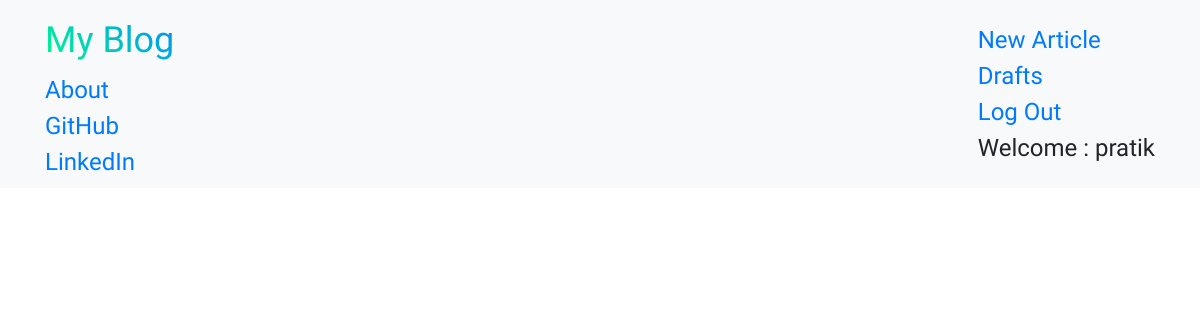
Before: /drafts/ (signed in) with the older database file.
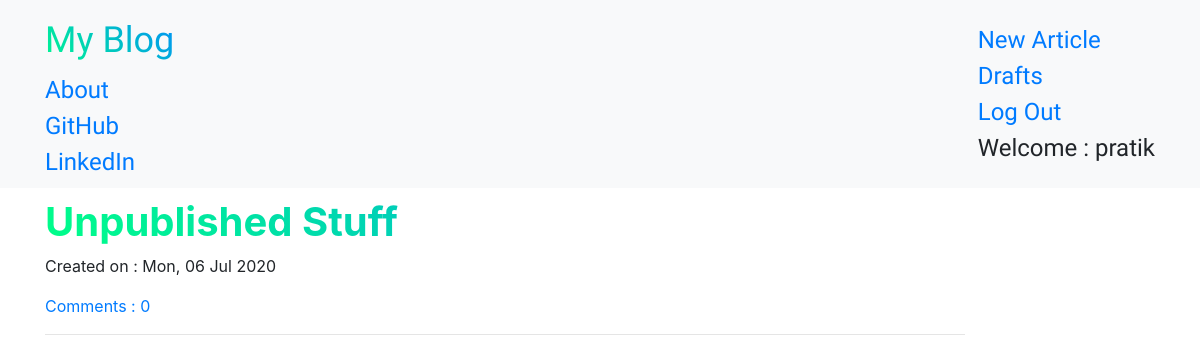
After: the same page with the newer database file.
### BlogApp/models.py (models this page shows, shortened)
class Article(models.Model):
    author = models.ForeignKey('auth.User', on_delete = models.CASCADE)
    title = models.CharField(max_length = 200)
    text = models.TextField()
    create_date = models.DateTimeField(default = timezone.now())
    published_date = models.DateTimeField(blank = True, null = True)
    def approve_comments(self):
        return self.comments.filter(approved_comment = True)

### BlogApp/views.py (the view)
# urls.py: path('drafts/', views.DraftListView.as_view(), name="Draft-List"),
class DraftListView(LoginRequiredMixin, ListView):
    login_url = '/accounts/login/'
    redirect_field_name = 'BlogApp/article_detail.html'
    template_name = 'BlogApp/article_list.html'
    def get_queryset(self):
        return  models.Article.objects.filter(author=self.request.user).filter(published_date__isnull=True).order_by('create_date')

### BlogApp/templates/BlogApp/article_list.html
{% extends 'base.html' %}
	{% block content %}
	<div class="centerstage">
		{% for article in object_list %}
		<div class="article">
			<h1 class="hue"><strong><a href="{% url 'BlogApp:Article-Detail' pk=article.pk %}">{{ article.title }}</a></strong></h1>
			<div class="date">
			{% if article.published_date %}
				<p>Published on : {{ article.published_date|date:"D, d M Y" }}</p>
			{% else %}
				<p>Created on : {{ article.create_date|date:"D, d M Y" }}</p>
			{% endif %}
			</div>
			<a href="{% url 'BlogApp:Article-Detail' pk=article.pk %}">Comments : {{ article.approve_comments.count }}</a>
			<hr>
		</div>
		{% endfor %}
	</div>
	{% endblock %}

### BlogApp/templates/base.html (shortened to what this page needs)
<!DOCTYPE html>
{% load static %}
<html lang="en">
	<head>
		<link rel="stylesheet" href="/static/css/bootstrap/bootstrap.css">
		<link rel="stylesheet" href="/static/css/medium/medium-editor.css">
		<link rel="stylesheet" href="/static/css/medium/themes/default.css">
		<link rel="stylesheet" href="/static/css/hue.css">
		<link rel="stylesheet" href="/static/css/blog.css">
	</head>
	<body>
		<nav class="navbar navbar-light bg-light techfont custom-navbar">
			<div class="container">
				<ul class="nav navbar-nav">
					<li><a class="navbar-brand bigbrand hue" href="{% url 'BlogApp:Article-List' %}">My Blog</a></li>
					<li><a href="{% url 'BlogApp:About' %}">About</a></li>
					<li><a href="https://github.com/PratikGarai" target="_blank">GitHub</a></li>
					<li><a href="https://www.linkedin.com/in/pratik-garai-bab1a4191/" target="_blank">LinkedIn</a></li>
				</ul>
				<ul class="nav navbar-nav navbar-right">
					{% if user.is_authenticated %}
					<li><a href="{% url 'BlogApp:Article-Create' %}">New Article</a></li>
					<li><a href="{% url 'BlogApp:Draft-List' %}">Drafts</a></li>
					<li><a href="{% url 'BlogApp:logout' %}">Log Out</a></li>
					<li><a>Welcome : {{ user.username }}</a></li>
					{% else %}
					<li><a href="{% url 'BlogApp:login' %}"><img src="/static/icons/profile-fill.svg" alt="" class="side-icon"> Log In</a></li>
					{% endif %}
				</ul>
			</div>
		</nav>
		<div class="content container">
			<div class="row">
				<div class="col-sm-10">
					<div class="blog_posts">
						{% block content %}
						{% endblock %}
					</div>
				</div>
			</div>
		</div>
	</body>
</html>

### BlogApp/static/css/hue.css (style rules this page uses)
.hue { filter:hue-rotate(0deg); background :linear-gradient(45deg,#0f8,#08f); -webkit-background-clip: text; -webkit-text-fill-color: transparent; animation:hue 10000ms infinite linear; }

### BlogApp/static/css/blog.css (style rules this page uses)
.techfont { font-family : 'Russo One', sans-serif; font-size : 1.5em; margin-bottom : 10px; }
.bigbrand { font-size : 1.5em; }
.centerstage { margin : auto; }

Changed rows visible on the page:
added Article: title "Unpublished Stuff", create_date "Mon, 06 Jul 2020", approve_comments.count "0"
